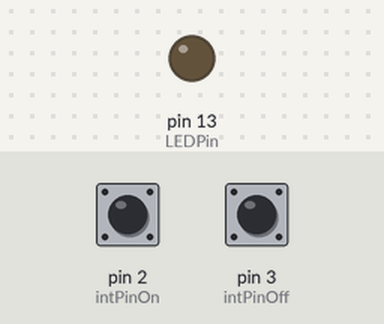
Simulated run of this sketch. Board: Arduino Uno, built with avr-gcc and run on an emulated ATmega328P. Parts: output pins drawn as LEDs (lit = HIGH). The test bench sets the inputs (shaded band); at power-on: pin 2 (intPinOn) HIGH, pin 3 (intPinOff) HIGH.

Above: at 1.2 s.
1.3 s: pin 2 (intPinOn) pulled LOW for 0.15 s
At 1.7 s:
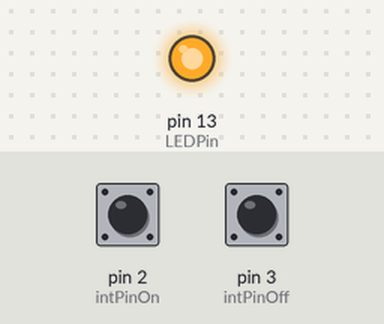
2.9 s: pin 3 (intPinOff) pulled LOW for 0.15 s
At 4.2 s:
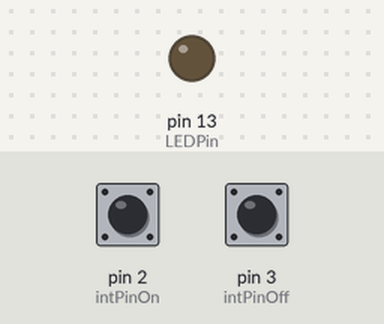
4.5 s: pin 2 (intPinOn) pulled LOW for 1 s
At 6.6 s:
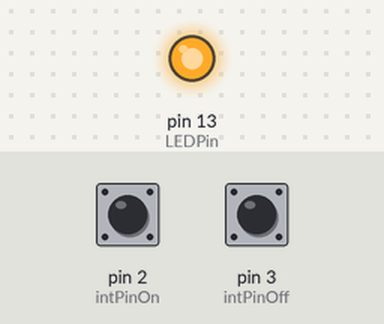
Timing chart, 0 to 8.1 s (numbered marks = the images above; inputs shaded):
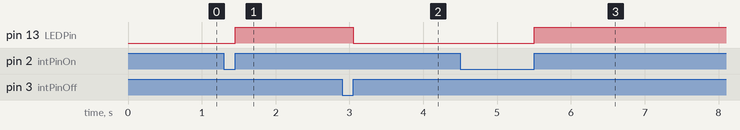

The sketch:

sensorT-2-Interruption.ino
```cpp
const int LEDPin = 13;
const int intPinOn = 2;
const int intPinOff = 3;


void setup() {

  pinMode(LEDPin, OUTPUT);
  pinMode(intPinOn, INPUT_PULLUP);
  pinMode(intPinOff, INPUT_PULLUP);
  attachInterrupt(digitalPinToInterrupt(intPinOn), led_On, RISING);
  attachInterrupt(digitalPinToInterrupt(intPinOff), led_Off, RISING);
  digitalWrite(LEDPin, LOW);
}

void loop() {

}

void led_On() {
  digitalWrite(LEDPin, HIGH);
}

void led_Off() {
  digitalWrite(LEDPin, LOW);
}
```

Measured:
- after the input at 1.3 s, pin 13 (LEDPin): LOW → HIGH after 0.15 s
- after the input at 2.9 s, pin 13 (LEDPin): HIGH → LOW after 0.15 s
- after the input at 4.5 s, pin 13 (LEDPin): LOW → HIGH after 1.0 s
